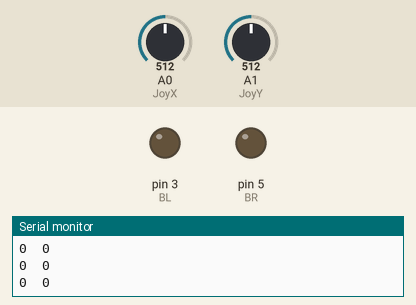
Recording of a sketch running on a simulated Arduino Uno, built with avr-gcc and run on an emulated ATmega328P. Parts: output pins drawn as LEDs (lit = HIGH), the last lines printed to the serial monitor. Inputs (shaded band) come from the test bench; at power-on: A0 (JoyX) = 512, A1 (JoyY) = 512.

Above: at 1.2 s.
1.3 s: A0 (JoyX) set to 716
At 2.0 s:
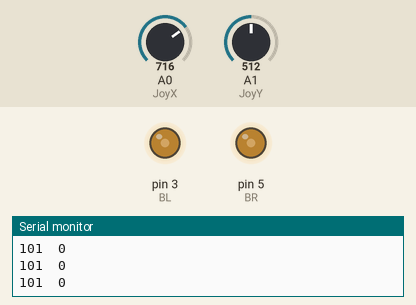
2.8 s: A1 (JoyY) set to 536
5.8 s: A1 (JoyY) set to 559
At 6.7 s:
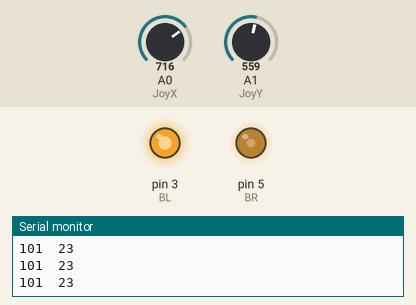
7.3 s: A0 (JoyX) set to 511
At 7.7 s:
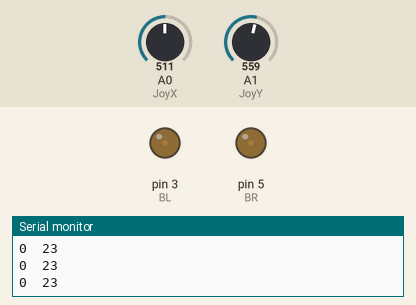
8.8 s: A0 (JoyX) set to 492
11.8 s: A0 (JoyX) set to 465
At 12.4 s:
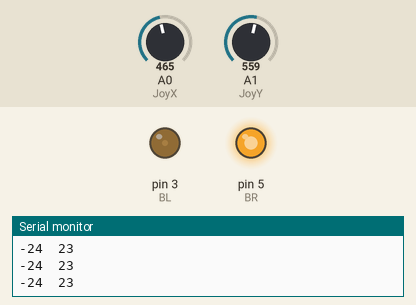
Timing chart, 0 to 14.3 s (numbered marks = the images above; inputs shaded):
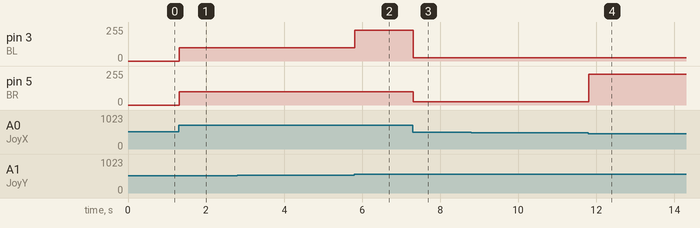

The sketch:

Motor_Code_V2.ino
```cpp
#define JoyX A0
#define JoyY A1
#define Button 2
#define FL 7 //Top Left Wheel
#define FR 8 //Top Right Wheel
#define BL 3  //Bottom Left Wheel (PWM Pin)
#define BR 5  //Bottom Right Wheel (PWM Pin)
void setup()
{
  // put your setup code here, to run once:
  pinMode(JoyX,INPUT);
  pinMode(JoyY,INPUT);
  Serial.begin(9600);
}
void Drive(int DirL, int DirR, int Oct0, int Oct2, int a, int b, int p, int q, int X, int Y)
{
  digitalWrite(FL,DirL);    //Left Direction
  digitalWrite(FR,DirR);    //Right Direction
  analogWrite(BL, abs(255*Oct0 -abs(X*a) - abs(Y*b)));    //Left Pwm
  analogWrite(BR, abs(255*Oct2 -abs(X*p) - abs(Y*q)));    //Right Pwm
}
int buffer(int k)
{
    if(abs(k) < 20)
      k = 0;
    if(k > 230)
      k = 255;
    if(k < -230)
      k = -255;
    return k;
}
void loop()
{
  int x,y;
  // put your main code here, to run repeatedly:
  x = analogRead(JoyX);
  y = analogRead(JoyY);
  x = map(x,0,1023,-255,255);
  y = map(y,0,1023,-255,255);
  x = buffer(x);
  y = buffer(y);
  Serial.print(x);
  Serial.print("  ");
  Serial.println(y);
  if(x < 10 && y<10)    //No Motion
    Drive(0,0,0,0,0,0,0,0,x,y);

  else if(abs(x) < 10 && y < 0)   //Forward
    Drive(1,1,0,0,0,1,0,1,x,y);

  else if(abs(x) < 10 && y > 0)   //Backward
    Drive(0,0,0,0,0,1,0,1,x,y);

  else if(abs(y)<20 && x > 0)   //Spot Turn Right
    Drive(1,0,0,0,1,0,1,0,x,y);

  else if(abs(y)<20 && x < 0)   //Spot Turn Left
    Drive(0,1,0,0,1,0,1,0,x,y);

  else if(x>0 && y <0 && x>=abs(y))   //Octet 1
    Drive(1,0,0,1,1,0,0,1,x,y);

  else if(x>0 && y<0 && abs(y)>x)  //Octet 2
    Drive(1,1,0,1,0,1,1,0,x,y);

  else if(x<0 && y<0 && abs(y)>abs(x))  //Octet 3
    Drive(1,1,1,0,1,0,0,1,x,y);

  else if(x<0 && y<0 && abs(x)>=abs(y)) //Octet 4
    Drive(0,1,1,0,0,1,1,0,x,y);

  else if(x<0 && y>0 && abs(x)>y) //octet 5
    Drive(0,1,0,1,1,0,0,1,x,y);

  else if(x<0 && y>0 && y>=abs(x)) //octet 6
    Drive(0,0,0,1,0,1,-1,0,x,y);

  else if(x>0 && y>0 && y>=abs(x))  //octet 7
    Drive(0,0,1,0,1,0,0,1,x,y);

  else if(x>0 && y>0 && x>y)  //octet 8
    Drive(1,0,1,0,0,1,1,0,x,y);
}
```

ULTRASONIC_SENSOR.ino
```cpp
//With pulseIn():
/*
void setup()
{
  pinMode (9,INPUT);
  pinMode (10,OUTPUT);
  Serial.begin(9600);
}

float t,d;
void loop()
{

  digitalWrite(10,HIGH);
  delayMicroseconds(10);
  digitalWrite(10,LOW);
  t=pulseIn(9, HIGH);
  d=(t*0.0343)/2;
  Serial.println(d);
  delay(300);
}
*/
//Without pulseIn():
/*
void setup()
{
  pinMode (9,INPUT);
  pinMode (10,OUTPUT);
  Serial.begin(9600);
}
double a,b,t,d;
void loop()
{

  digitalWrite(10,HIGH);
  delayMicroseconds(10);
  digitalWrite(10,LOW);

  while(digitalRead(9)!=HIGH)
  {;}

  a=micros();
  while(digitalRead(9)!=LOW)
  {
    ;
  }
  b=micros();
  t=b-a;
  d=(t*0.0343)/2;
  Serial.println(d);
  delay(300);
}
*/
```

Measured:
- the behaviour switches between 551 and 552 on A1 (JoyY) (found by bisection; images 1 and 2)
- the behaviour switches between 474 and 473 on A0 (JoyX) (found by bisection; images 3 and 4)
- after the input at 1.3 s, pin 3 (BL), pin 5 (BR): 0/255 → 101/255 at once
- after the input at 5.8 s, pin 3 (BL): 101/255 → 232/255 at once
- after the input at 7.3 s, pin 3 (BL): 232/255 → 23/255 at once; pin 5 (BR): 101/255 → 23/255 at once
- after the input at 11.8 s, pin 3 (BL): 23/255 → 24/255 at once; pin 5 (BR): 23/255 → 232/255 at once
